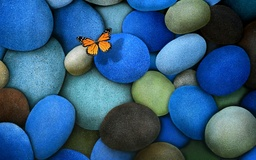
#> input picture 0/data/image.jpeg, 256 x 160 px, shrunk from 2560 x 1600 before the run, given in place of Pamela.png, which was not available
$ python 'Median+Dither wiki.py'   (Python 2 division)
#> lines starting #> are read from the running program, lines starting #| are printed output that depends on the picture; pictures that were not available may be replaced by others from this repository, and a replacement may not be noted
import numpy as np
import cv2


#provide box number using median cuts
cubeNum =0
globalNum=0

image = ['Pamela.png','random.png','lena.png','test.jpg','PamelaDOT.jpg']
#img_grey = cv2.imread('../data/' + image[0], 0)
img_orig = cv2.imread('../data/' + image[0], 1)
#> img_orig is the input picture: shape (160, 256, 3); mean B, G, R 125.2, 91.4, 50.5

#image = ['Pamela.PNG','random.png','lena.png','test.jpg','Pamela.jpg']
image_orig = cv2.imread('../data/' + image[0],1)

resultList=[]
boxWithPoints = []
ignoreCubes = []

numberOfSplits = 2

for i in range(numberOfSplits):
    resultList.append(0)
    ignoreCubes.append(0)
    boxWithPoints.append([])

avg_r=resultList[:]
avg_g=resultList[:]
avg_b=resultList[:]
boxCount = resultList[:]

row,col,_ = img_orig.shape
#> row = 160; col = 256

#cube = np.zeros(shape=(row,col),dtype=np.int64)

def initiateBox(rows,cols,boxWithPoints):
    for i in xrange(rows):
        for j in xrange(cols):
            boxWithPoints[0].append((i,j))


def splitColoredImage(img):
    r = img[:,:,:1].reshape(img.shape[:-1])
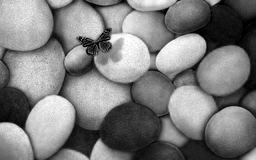
#> r: shape (160, 256); min 0, max 255, mean 125.2
    g = img[:,:,1:2].reshape(img.shape[:-1])
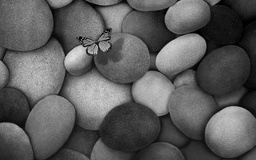
#> g: shape (160, 256); min 0, max 227, mean 91.4
    b = img[:,:,2:].reshape(img.shape[:-1])
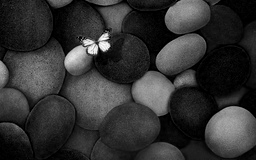
#> b: shape (160, 256); min 0, max 254, mean 50.5
    return r,g,b


#for a given box number find range of colors of points lying in that box
def getRange(matR,matG,matB,boxNum,boxWithPoints):
    minValR = 256
    maxValR = 0
    minValG = 256
    maxValG = 0
    minValB = 256
    maxValB = 0
    arr = boxWithPoints[boxNum]
    for i in xrange(len(arr)):
        if(matR[arr[i][0]][arr[i][1]]<minValR):
            minValR = matR[arr[i][0]][arr[i][1]]
        elif(matR[arr[i][0]][arr[i][1]] >= maxValR):
            maxValR = matR[arr[i][0]][arr[i][1]]
        if(matG[arr[i][0]][arr[i][1]]<minValG):
            minValG = matG[arr[i][0]][arr[i][1]]
        elif(matG[arr[i][0]][arr[i][1]] >= maxValG):
            maxValG = matG[arr[i][0]][arr[i][1]]
        if(matB[arr[i][0]][arr[i][1]]<minValB):
            minValB = matB[arr[i][0]][arr[i][1]]
        elif(matB[arr[i][0]][arr[i][1]] >= maxValB):
            maxValB = matB[arr[i][0]][arr[i][1]]

    return minValR,maxValR,minValG,maxValG,minValB,maxValB


#for a given box number find Median of Color given by Mat and points lying in that box
def getMedian(boxNum,mat,boxWithPoints):
    itemslist = []
    arr = boxWithPoints[boxNum]
    for i in xrange(len(arr)):
        if mat[arr[i][0]][arr[i][1]] not in itemslist:
            itemslist.append(mat[arr[i][0]][arr[i][1]])
    itemslist.sort()
    if(len(itemslist)<=1):
        return -1
    else:
        midElement = itemslist[len(itemslist)/2]
        return midElement


#for a given box number, gives the maximum ranged color and its lower and higher value
def whichIsMax(r, g, b, rows, cols, boxNum,boxWithPoints):
    minR,maxR, minG,maxG,minB,maxB = getRange(r, g, b,boxNum,boxWithPoints)
    p = maxR-minR
    q = maxG-minG
    t = maxB-minB
    maxRange = max(p,q,t)
    #red=0,green=1,blue=2
    if(maxRange ==p):
        return 0,minR,maxR
    elif(maxRange == q):
        return 1,minG,maxG
    else:
        return 2,minB,maxB


def splitCube(point,along,cubeNum,globalNum,resultList,resultList2,boxWithPoints):
    arr = boxWithPoints[cubeNum]
    temp_box = []

    if(along==0):
        counter =0
        for i in range(len(arr)):
            poi = arr[i]
            if(point>=r[arr[i][0]][arr[i][1]]):
                boxWithPoints[globalNum+1].append(poi)
                #cube[arr[i][0]][arr[i][1]] = globalNum+1
                resultList[globalNum+1] += 1
                resultList[cubeNum] -= 1
            else:
                temp_box.append(poi)

    elif(along==1):
        counter =0
        for i in range(len(arr)):
            poi = arr[i]
            if(point>=g[arr[i][0]][arr[i][1]]):
                boxWithPoints[globalNum+1].append(poi)
                #cube[arr[i][0]][arr[i][1]] = globalNum+1
                resultList[globalNum+1] += 1
                resultList[cubeNum] -= 1
            else:
                temp_box.append(poi)

    elif(along==2):
        counter =0
        for i in range(len(arr)):
            poi = arr[i]
            if(point>=b[arr[i][0]][arr[i][1]]):
                boxWithPoints[globalNum+1].append(poi)
                #cube[arr[i][0]][arr[i][1]] = globalNum+1
                resultList[globalNum+1] += 1
                resultList[cubeNum] -= 1
            else:
                temp_box.append(poi)
    boxWithPoints[cubeNum] = temp_box


#code run from below

r,g,b = splitColoredImage(img_orig)
rows,cols,_ = img_orig.shape
#> rows = 160; cols = 256
resultList[0] = rows*cols

initiateBox(rows,cols,boxWithPoints)


print("Working on median cut...")
while(globalNum != numberOfSplits-1):
    resultList2 = resultList[:]
    resultList2.sort()
    resultList2.reverse()
    currentCube = 0
    for i in range(len(resultList2)):
        if(ignoreCubes[resultList.index(resultList2[i])] != 1):
            currentCube = resultList.index(resultList2[i])
            break

    a,l,t = whichIsMax(r,g,b,rows,cols,currentCube,boxWithPoints)
    if(a==0):
        MedianVal = getMedian(currentCube,r,boxWithPoints)
        if(MedianVal==t):
            ignoreCubes[currentCube] = 1
            globalNum +=1
        else:
            if(MedianVal != -1):
                splitCube(MedianVal,0,currentCube,globalNum,resultList,resultList2,boxWithPoints)
                globalNum +=1
            else:
                ignoreCubes[currentCube] = 1
    elif(a==1):
            MedianVal = getMedian(currentCube,g,boxWithPoints)
            if(MedianVal==t):
               ignoreCubes[currentCube] = 1
            else:
                if(MedianVal != -1):
                    splitCube(MedianVal,1,currentCube,globalNum,resultList,resultList2,boxWithPoints)
                    globalNum +=1
                else:
                    ignoreCubes[currentCube] = 1
    elif(a==2):
            MedianVal = getMedian(currentCube,b,boxWithPoints)
            if(MedianVal==t):
                ignoreCubes[currentCube] = 1
            else:
                if(MedianVal != -1):
                    splitCube(MedianVal,2,currentCube,globalNum,resultList,resultList2,boxWithPoints)
                    globalNum +=1
                else:
                    ignoreCubes[currentCube] = 1
#> this loop made 1 pass
#> (minR in whichIsMax, maxR in whichIsMax, minG in whichIsMax, maxG in whichIsMax, minB in whichIsMax, maxB in whichIsMax, p in whichIsMax, q in whichIsMax) on pass 1: (0, 255, 0, 227, 0, 254, 255, 227)
#> after the loop, globalNum = 1; ignoreCubes = [0, 0]


for i in xrange(len(boxWithPoints)):
    for j in xrange(len(boxWithPoints[i])):
        avg_r[i] += r[boxWithPoints[i][j][0]][boxWithPoints[i][j][1]]
        avg_g[i] += g[boxWithPoints[i][j][0]][boxWithPoints[i][j][1]]
        avg_b[i] += b[boxWithPoints[i][j][0]][boxWithPoints[i][j][1]]
    boxCount[i] = len(boxWithPoints[i])
#> after the loop, avg_b = [1174484, 895062]; avg_g = [2539518, 1203114]; avg_r = [3918724, 1210362]; boxCount = [21450, 19510]

for i in xrange(len(boxCount)):
    if(boxCount[i]!=0):
        avg_r[i] /= boxCount[i]
        avg_g[i] /= boxCount[i]
        avg_b[i] /= boxCount[i]
#> this loop made 2 passes
#> after the loop, avg_b = [54, 45]; avg_g = [118, 61]; avg_r = [182, 62]

def getNewRGBImage(avg_r,avg_g,avg_b,rows,cols,img):
    newImg = np.copy(img)
    for i in xrange(len(boxWithPoints)):
        for j in xrange(len(boxWithPoints[i])):
            newImg[boxWithPoints[i][j][0]][boxWithPoints[i][j][1]] = [avg_r[i],avg_g[i],avg_b[i]]

    cv2.imwrite('../output/output_median_cut/output.jpg', newImg)
    print("Completed Median cut!")

k = 2
numRegions = 256/(2**k)
#print numRegions
arr = []
for i in xrange(numRegions):
    temp = []
    for j in xrange(numRegions):
        temp.append([-1 for x in xrange(numRegions)])
    arr.append(temp)

def getClosestBox(r_value,g_value,b_value):
    ri,gi,bi = r_value>>k,g_value>>k,b_value>>k
    if(arr[ri][gi][bi]==-1):
        min_distance = pow((r_value-avg_r[0]), 2)+pow((g_value-avg_g[0]), 2)+pow((b_value-avg_b[0]), 2)
        index = 0
        for i in xrange(1,len(avg_r)):
            distance = pow((r_value-avg_r[i]), 2)+pow((g_value-avg_g[i]), 2)+pow((b_value-avg_b[i]), 2)
            if(distance < min_distance):
                min_distance = distance
                index = i
        arr[ri][gi][bi] = index
    return arr[ri][gi][bi]

def getBox(row,col,boxWithPoints):
    for i in xrange(len(boxWithPoints)):
        if (row,col) in boxWithPoints[i]:
            return i

#getNewRGBImage(avg_r,avg_g,avg_b,rows,cols,img_orig)

###################### below starts dithering ###############
#image_out = cv2.imread('../output/output_median_cut/' + image[1],1)
cv2.imwrite('../output/output_dither/original.jpg',image_orig)

def getNewRGBImage2(matR,matG,matB,rows,cols,img):
    newImg = np.copy(img)
    for i in xrange(rows):
        for j in xrange(cols):
            newImg[i][j] = [matR[i][j], matG[i][j], matB[i][j]]
    cv2.imwrite('../output/output_dither/output.jpg', newImg)
    print("Completed Dithering!")


orig_r, orig_g, orig_b = splitColoredImage(image_orig)
#out_r, out_g, out_b = splitColoredImage(image_out)
new_r,new_g,new_b = orig_r.tolist(), orig_g.tolist(), orig_b.tolist()

rows, cols, _ = image_orig.shape
newImg = image_orig.tolist()
#> newImg = 160 items
medImg = image_orig.tolist()
#> medImg = 160 items

print("working on Dithering...")
for i in xrange(rows-1):
    for j in xrange(cols-1):
        #closestBoxIndex = cube[i][j]
        closestBoxIndex  = getClosestBox(new_r[i][j],new_g[i][j],new_b[i][j])
        closestBoxIndex2  = getClosestBox(orig_r[i][j],orig_g[i][j],orig_b[i][j])

        errR = int(new_r[i][j]) - int(avg_r[closestBoxIndex])
        errG = int(new_g[i][j]) - int(avg_g[closestBoxIndex])
        errB = int(new_b[i][j]) - int(avg_b[closestBoxIndex])

        new_r[i][j]           = avg_r[closestBoxIndex]
        new_r[i][j+1]       = np.uint8(new_r[i][j+1] + int(errR*(5/16.0)))
        new_r[i+1][j]       = np.uint8(new_r[i+1][j] + int(errR*(7/16.0)))
        new_r[i+1][j+1]    = np.uint8(new_r[i+1][j+1] + int(errR*(1/16.0)))
        new_r[i-1][j+1]    = np.uint8(new_r[i+1][j+1] + int(errR*(3/16.0)))

        new_g[i][j]           = avg_g[closestBoxIndex]
        new_g[i][j+1]       = np.uint8(new_g[i][j+1] + int(errG*(5/16.0)))
        new_g[i+1][j]       = np.uint8(new_g[i+1][j] + int(errG*(7/16.0)))
        new_g[i+1][j+1]    = np.uint8(new_g[i+1][j+1] + int(errG*(1/16.0)))
        new_g[i-1][j+1]    = np.uint8(new_g[i+1][j+1] + int(errG*(3/16.0)))

        new_b[i][j]           = avg_b[closestBoxIndex]
        new_b[i][j+1]       = np.uint8(new_b[i][j+1] + int(errG*(5/16.0)))
        new_b[i+1][j]       = np.uint8(new_b[i+1][j] + int(errG*(7/16.0)))
        new_b[i+1][j+1]    = np.uint8(new_b[i+1][j+1] + int(errG*(1/16.0)))
        new_b[i-1][j+1]    = np.uint8(new_b[i+1][j+1] + int(errG*(3/16.0)))

        #print("new r g b", new_r[i][j],new_g[i][j], new_b[i][j])
        newImg[i][j] = [new_r[i][j],new_g[i][j],new_b[i][j]]
        medImg[i][j] = [avg_r[closestBoxIndex2], avg_g[closestBoxIndex2], avg_b[closestBoxIndex2]]
#> this loop made 159 passes

newImg = np.array(newImg)
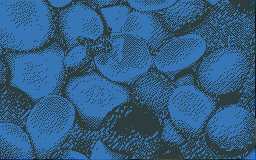
#> newImg: shape (160, 256, 3) int64; mean of channels 0, 1, 2 133.1, 94.6, 50.1; drawn as B, G, R
medImg = np.array(medImg)
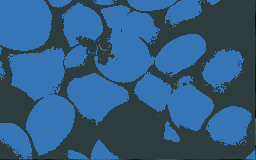
#> medImg: shape (160, 256, 3) int64; mean of channels 0, 1, 2 127.7, 92.1, 49.7; drawn as B, G, R
cv2.imwrite('../output/output_dither/output.jpg', newImg)
cv2.imwrite('../output/output_median_cut/output.jpg', medImg)

#getNewRGBImage2(orig_r,orig_g,orig_b,rows,cols, image_orig)
